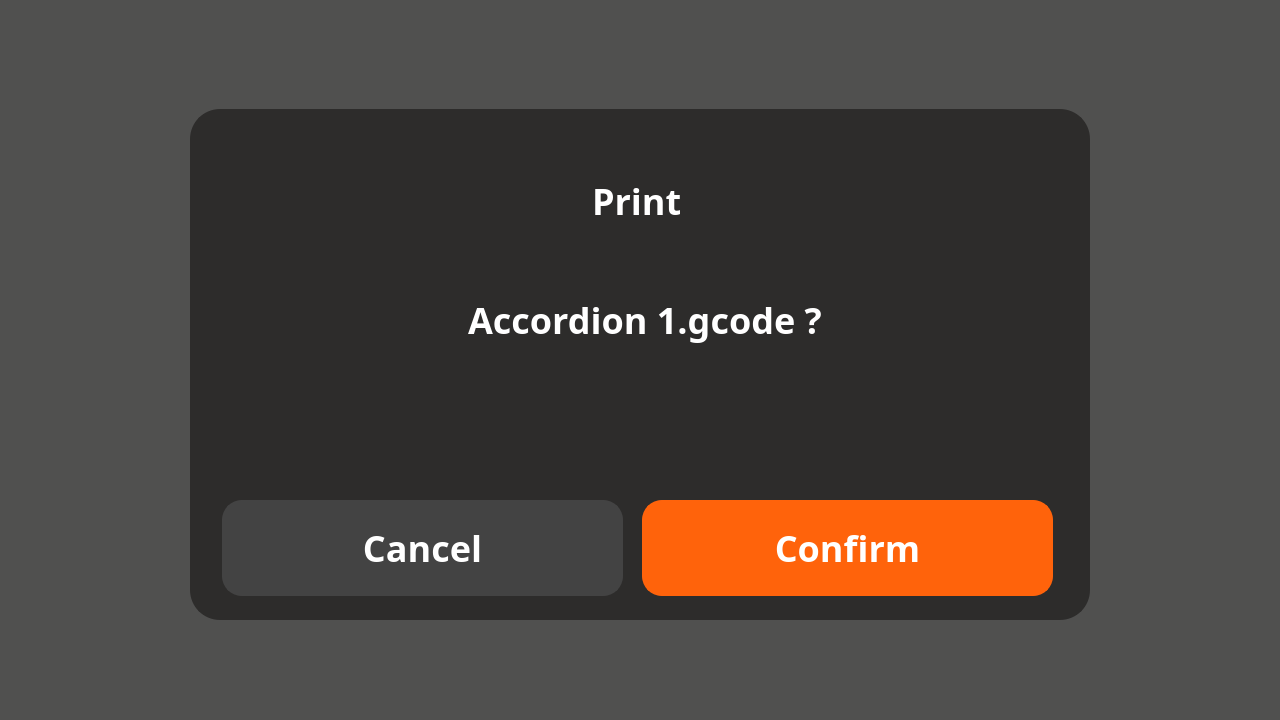
<?xml version="1.0" encoding="UTF-8"?>
<ui version="4.0">
 <class>chooseFile</class>
 <widget class="QWidget" name="chooseFile">
  <property name="geometry">
   <rect>
    <x>0</x>
    <y>0</y>
    <width>1280</width>
    <height>720</height>
   </rect>
  </property>
  <property name="windowTitle">
   <string>Form</string>
  </property>
  <property name="styleSheet">
   <string notr="true">background-color: rgba(255, 255, 255, 200);</string>
  </property>
  <widget class="QLabel" name="label">
   <property name="geometry">
    <rect>
     <x>190</x>
     <y>109</y>
     <width>900</width>
     <height>511</height>
    </rect>
   </property>
   <property name="styleSheet">
    <string notr="true">border-radius: 30px;
background-color: rgba(45, 44, 43, 255);
text-align: center;
font-family:Barlow;
border: 2px solid rgba(45, 44, 43, 255);</string>
   </property>
   <property name="text">
    <string/>
   </property>
  </widget>
  <widget class="QLabel" name="label_2">
   <property name="geometry">
    <rect>
     <x>210</x>
     <y>260</y>
     <width>860</width>
     <height>121</height>
    </rect>
   </property>
   <property name="styleSheet">
    <string notr="true">font-weight: bold;font-family:Barlow;background-color: rgba(45, 44, 43, 255);
text-align: center;
font-family:Barlow;
color: rgb(255, 255, 255);
border: 2px solid rgba(45, 44, 43, 255);
font-size: 36px;
</string>
   </property>
   <property name="text">
    <string>&lt;html&gt;&lt;head/&gt;&lt;body&gt;&lt;p align=&quot;center&quot;&gt;Accordion 1.gcode ?&lt;/p&gt;&lt;/body&gt;&lt;/html&gt;</string>
   </property>
  </widget>
  <widget class="QPushButton" name="pushButton">
   <property name="geometry">
    <rect>
     <x>642</x>
     <y>500</y>
     <width>411</width>
     <height>96</height>
    </rect>
   </property>
   <property name="styleSheet">
    <string notr="true">font-weight: bold;font-family:Barlow;border-radius: 20px;
background-color: rgb(255, 99, 11);
color: rgba(255, 255, 255, 255);
font-size: 36px;
text-align: center;
font-family: Barlow;
border: 2px solid rgba(255, 99, 11, 255);
outline:none;</string>
   </property>
   <property name="text">
    <string>Confirm</string>
   </property>
  </widget>
  <widget class="QPushButton" name="pushButton_2">
   <property name="geometry">
    <rect>
     <x>222</x>
     <y>500</y>
     <width>401</width>
     <height>96</height>
    </rect>
   </property>
   <property name="styleSheet">
    <string notr="true">font-weight: bold;font-family:Barlow;border-radius: 20px;
background-color: rgba(67, 67, 67, 255);
color: rgba(255, 255, 255, 255);
font-size: 36px;
text-align: center;
font-family: Barlow;
border: 2px solid rgba(67, 67, 67, 255);
outline:none;</string>
   </property>
   <property name="text">
    <string>Cancel</string>
   </property>
  </widget>
  <widget class="QLabel" name="label_3">
   <property name="geometry">
    <rect>
     <x>0</x>
     <y>0</y>
     <width>1280</width>
     <height>720</height>
    </rect>
   </property>
   <property name="styleSheet">
    <string notr="true">background-color: rgba(32, 32, 31, 200);</string>
   </property>
   <property name="text">
    <string/>
   </property>
  </widget>
  <widget class="QLabel" name="label_4">
   <property name="geometry">
    <rect>
     <x>580</x>
     <y>170</y>
     <width>151</width>
     <height>61</height>
    </rect>
   </property>
   <property name="styleSheet">
    <string notr="true">font-weight: bold;font-family:Barlow;background-color: rgba(45, 44, 43, 255);
text-align: center;
font-family:Barlow;
color: rgb(255, 255, 255);
border: 2px solid rgba(45, 44, 43, 255);
font-size: 36px;
</string>
   </property>
   <property name="text">
    <string>Print</string>
   </property>
  </widget>
  <zorder>label_3</zorder>
  <zorder>label</zorder>
  <zorder>label_2</zorder>
  <zorder>pushButton</zorder>
  <zorder>pushButton_2</zorder>
  <zorder>label_4</zorder>
 </widget>
 <resources/>
 <connections/>
</ui>
